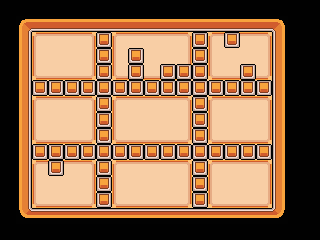

A 2D game scene composited from a Tiled map and its tileset images. What follows is a short description and the map's XML, with each tile layer's data collapsed to a summary:
An orthogonal 20x15 tile map with 16x16 px tiles, 2 tile layers (Tile Layer 1, destructible) and 14 objects.

<map version="1.9" tiledversion="1.9.2" orientation="orthogonal" renderorder="right-down" width="20" height="15" tilewidth="16" tileheight="16" infinite="0" nextlayerid="21" nextobjectid="311">
 <tileset firstgid="1" name="fantasy" tilewidth="16" tileheight="16" tilecount="1120" columns="28">
  <image source="tilesets/tileset.png" width="448" height="640" />
 </tileset>
 <objectgroup id="6" name="collisions" locked="1">
  <object id="277" x="16" y="16" width="272" height="16" />
  <object id="278" x="272" y="16" width="16" height="208" />
  <object id="279" x="16" y="208" width="272" height="16" />
  <object id="280" x="16" y="16" width="16" height="208" />
  <object id="282" x="16" y="144" width="48" height="16" />
  <object id="302" x="16" y="80" width="272" height="16" />
  <object id="303" x="16" y="144" width="272" height="16" />
  <object id="304" x="96" y="16" width="16" height="208" />
  <object id="305" x="192" y="16" width="16" height="208" />
  <object id="306" x="128" y="48" width="16" height="48" />
  <object id="307" x="160" y="64" width="48" height="32" />
  <object id="308" x="48" y="144" width="16" height="32" />
  <object id="309" x="224" y="32" width="16" height="16" />
  <object id="310" x="240" y="64" width="16" height="32" />
 </objectgroup>
 <objectgroup id="19" name="poison" locked="1" />
 <layer id="10" name="Tile Layer 1" width="20" height="15" locked="1">
  <data>[300 cells, 300 non-empty, 10 distinct tile ids]</data>
 </layer>
 <layer id="11" name="destructible" width="20" height="15">
  <data>[300 cells, 111 non-empty, 9 distinct tile ids]</data>
 </layer>
</map>
